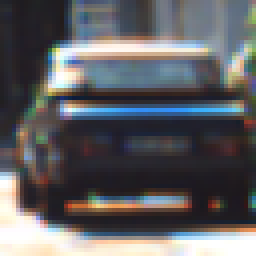
#> input picture train_images/1.png, 64 x 64 px (shown 4 times larger)
$ jupyter execute --allow-errors vehicle-detection.ipynb   (older library calls are emulated)
#> lines starting #> are read from the running program, lines starting #| are printed output that depends on the picture; after the words box and inside, x2 and y2 are one past the last pixel; in counts of white or black regions, pixels touching at a corner belong together
#> the sliders are set to image_path = ./train_images/1.png, color_s = {'RGB': 'RGB', 'Gray': 'Gray',, ori = 8, ppc = 8, cpb = 2, vis = True
[cell 1]
from ipywidgets import interact
import ipywidgets as widgets

import matplotlib.image as mpimg
import matplotlib.pyplot as plt
import numpy as np
import cv2
import glob
import time
import random
from skimage.feature import hog
from sklearn.utils import shuffle
from sklearn.model_selection import train_test_split
from sklearn.svm import LinearSVC
from sklearn.preprocessing import StandardScaler
import pickle

[cell 2]
# READ TRAINING DATASET

cars = glob.glob('vehicles/**/*.png', recursive=True)
notcars = glob.glob('non-vehicles/**/*.png', recursive=True)

print('Number of Cars:', len(cars))
print('Number of Non-Cars:', len(notcars))

# read images and append to list
car_images=[]
for image_path in cars:
    car_images.append(mpimg.imread(image_path))

print('Reading of Vehicle Images:', len(car_images))

noncar_images=[]
for image_path in notcars:
    noncar_images.append(mpimg.imread(image_path))

print("Reading of Non Vehicle Images:", len(noncar_images))

fig = plt.figure(figsize=(8, 16))
plt.subplot(121)
#> (the rest of this cell did not finish here and is left out)

[cell 3]
# HELPER FUNCTIONS

def convert_image(image, color_space='RGB'):
    # apply color conversion if other than 'RGB'
    if color_space != 'RGB':
        if color_space == 'HSV':
            feature_image = cv2.cvtColor(image, cv2.COLOR_RGB2HSV)
        elif color_space == 'LUV':
            feature_image = cv2.cvtColor(image, cv2.COLOR_RGB2LUV)
        elif color_space == 'HLS':
            feature_image = cv2.cvtColor(image, cv2.COLOR_RGB2HLS)
        elif color_space == 'YUV':
            feature_image = cv2.cvtColor(image, cv2.COLOR_RGB2YUV)
        elif color_space == 'YCrCb':
            feature_image = cv2.cvtColor(image, cv2.COLOR_RGB2YCrCb)
        elif color_space == 'Gray':
            feature_image = cv2.cvtColor(image, cv2.COLOR_RGB2GRAY)
    else: feature_image = np.copy(image)

    return feature_image

[cell 4]
# HELPER FUNCTIONS

# [36 lines left out: functions bin_spatial, color_hist, get_hog_features, not called in this run]

[cell 5]
# USE ipywidgets TO FIND SUITABLE HOG PARAMETERS

def extract_widget_features(image, color_space='RGB', visualize=False, orient=9,
                        pix_per_cell=8, cell_per_block=2, hog_channel=0):

    feature_image = convert_image(image,color_space)
    image_shape = feature_image.shape
    hog_features, hog_images = [], []
    #print('feature_image:', len(image_shape))
    if len(image_shape) == 2:
        hog_features, hog_images = get_hog_features(feature_image, orient,
                    pix_per_cell, cell_per_block, vis=visualize, feature_vec=True)
    else:
        for channel in range(len(image_shape)):
            hog_feature, hog_image = get_hog_features(feature_image[:,:,channel], orient,
                    pix_per_cell, cell_per_block, vis=visualize, feature_vec=True)
            hog_features.append(hog_feature)
            hog_images.append(hog_image)
    return hog_features, hog_images

def hog_feature_test(image_path, color_s, ori=5, ppc=8, cpb=2, vis=False):
#> called with image_path = './train_images/1.png', ori = 8, ppc = 8, cpb = 2, vis = True
    image = mpimg.imread(image_path)
#> image is the input picture: shape (64, 64, 3) float32; mean R, G, B 0.375, 0.374, 0.386
    hog_features, hog_images = extract_widget_features(image, color_space=color_s, orient=ori,
                        pix_per_cell=ppc, cell_per_block=cpb, visualize=vis)
    #print('hog_features:', len(hog_features))
    if len(hog_features) == 3:
        fig = plt.figure(figsize=(20, 40))
        plt.subplot(141)
        plt.imshow(image, cmap='gray')
        if hog_images[0] is not None:
            print('feature_vector:', len(hog_features[0]))
            print('hog image:', len(hog_images[0].ravel()))
            plt.title('Example Car Image')
            plt.subplot(142)
            plt.imshow(hog_images[0], cmap='gray')
            plt.title('Channel 1 Visualization')
            plt.subplot(143)
            plt.imshow(hog_images[1], cmap='gray')
            plt.title('Channel 2 Visualization')
            plt.subplot(144)
            plt.imshow(hog_images[2], cmap='gray')
            plt.title('Channel 3 Visualization')
    else:
        print('feature_vector:', len(hog_features))
        print('hog image:', len(hog_images.ravel()))
        fig = plt.figure()
        plt.subplot(121)
        plt.imshow(image, cmap='gray')
        plt.title('Example Car Image')
        plt.subplot(122)
        plt.imshow(hog_images, cmap='gray')
        plt.title('HOG Visualization')

#image = extract_features('./test_images/test1.jpg')
#> (the rest of this cell did not finish here and is left out)

[cell 6]
# EXTRACT FEATURES FOR TRAINING

def extract_spatial_hist_feature(images, color_space='RGB', spatial_size=(32, 32), hist_bins=32, hist_range=(0, 256)):
#> called with color_space = 'YUV', spatial_size = (16, 16), hist_bins = 32, hist_range = (0, 256)
    features = []
    # Iterate through the list of images
    for image in images:
        feature_image = convert_image(image, color_space)
        # Apply bin_spatial() to get spatial color features
        spatial_features = bin_spatial(feature_image, size=spatial_size)
        # Apply color_hist() also with a color space option now
        hist_features = color_hist(feature_image, nbins=hist_bins, bins_range=hist_range)
        # Append the new feature vector to the features list
        features.append(np.concatenate((spatial_features, hist_features)))
    return features

# Define a function to extract features from a list of images
# Have this function call bin_spatial() and color_hist()
def extract_hog_features(images, color_space='RGB', orient=9,
                        pix_per_cell=8, cell_per_block=2, hog_channel=0):
#> called with color_space = 'YUV', orient = 9, pix_per_cell = 8, cell_per_block = 2, hog_channel = 'ALL'
    features = []

    for image in images:
        feature_image = convert_image(image, color_space)

        # Call get_hog_features() with vis=False, feature_vec=True
        if hog_channel == 'ALL':
            hog_features = []
            for channel in range(feature_image.shape[2]):
                hog_features.append(get_hog_features(feature_image[:,:,channel],
                                    orient, pix_per_cell, cell_per_block,
                                    vis=False, feature_vec=True))
            hog_features = np.ravel(hog_features)
        else:
            hog_features = get_hog_features(feature_image[:,:,hog_channel], orient,
                        pix_per_cell, cell_per_block, vis=False, feature_vec=True)
        # Append the new feature vector to the features list
        features.append(hog_features)

    return features

[cell 7]
# THE TRAINING PIPELINE

def train_pipeline(car_features, notcar_features):
    # Create an array stack of feature vectors
    X = np.vstack((car_features, notcar_features)).astype(np.float64)

    # Define the labels vector
    y = np.hstack((np.ones(len(car_features)), np.zeros(len(notcar_features))))

    # Split up data into randomized training and test sets
    rand_state = np.random.randint(0, 100)
    X_train, y_train = shuffle(X, y)
    X_train, X_valid, y_train, y_valid = train_test_split(X_train, y_train, test_size = 0.2, random_state=rand_state)

    # Fit a per-column scaler only on the training data
    X_scaler = StandardScaler().fit(X_train)
    # Apply the scaler to X_train and X_test
    X_train = X_scaler.transform(X_train)
    X_valid = X_scaler.transform(X_valid)

    print('Feature vector length:', len(X_train[0]))
    # Use a linear SVC
    svc = LinearSVC()
    # Check the training time for the SVC
    t=time.time()
    svc.fit(X_train, y_train)
    t2 = time.time()
    print(round(t2-t, 2), 'Seconds to train SVC...')
    # Check the score of the SVC
    print('Test Accuracy of SVC = ', round(svc.score(X_valid, y_valid), 4))
    return svc, X_scaler

[cell 8]
# TRAIN SPATIAL & HISTOGRAM FEATURE

def color_classify(car_images, noncar_images, cspace='RGB', spatial=16, histbin=32):
    print('Using cspace:', cspace, 'with spatial binning of:',spatial, 'and', histbin,'histogram bins')
    t=time.time()
    car_features = extract_spatial_hist_feature(car_images, color_space=cspace, spatial_size=(spatial, spatial),
                            hist_bins=histbin, hist_range=(0, 256))
    notcar_features = extract_spatial_hist_feature(noncar_images, color_space=cspace, spatial_size=(spatial, spatial),
                            hist_bins=histbin, hist_range=(0, 256))
    t2 = time.time()
    print(round(t2-t, 2), 'Seconds to extract color feature...')
    train_pipeline(car_features, notcar_features)

[cell 9]
# TRAIN HOG FEATURE

def hog_classify(car_images, notcar_images, colorspace='RGB', orient=9,
                        pix_per_cell=8, cell_per_block=2, hog_channel=0):
    print('Using colorspace:', colorspace, 'with these details:',orient, pix_per_cell, cell_per_block,hog_channel)
    t=time.time()
    car_features = extract_hog_features(car_images, color_space=colorspace, orient=orient,
                        pix_per_cell=pix_per_cell, cell_per_block=cell_per_block,
                        hog_channel=hog_channel)
    notcar_features = extract_hog_features(notcar_images, color_space=colorspace, orient=orient,
                            pix_per_cell=pix_per_cell, cell_per_block=cell_per_block,
                            hog_channel=hog_channel)
    t2 = time.time()
    print(round(t2-t, 2), 'Seconds to extract hog feature')
    train_pipeline(car_features, notcar_features)

#> (a cell that did not finish here is left out)

#> (a cell that did not finish here is left out)

[cell 12]
# EXTRACT ALL FEATURES FROM A SIGNLE IMAGE

# [31 lines left out: function extract_all_features_single_image, not called in this run]

[cell 13]
# EXTRACT ALL FEATURES FROM A LIST OF IMAGES
# USE THIS FOR TRAINING
def extract_all_features_all_images(images, color_space='RGB', spatial_size=16,
                        hist_bins=32, hist_range=(0, 256), orient=9,
                        pix_per_cell=8, cell_per_block=2, hog_channel=0):
#> called with color_space = 'YUV', spatial_size = 16, hist_bins = 32, hist_range = (0, 256), orient = 9, pix_per_cell = 8, cell_per_block = 2, hog_channel = 'ALL'
    features = []
    print('Using colorspace:', color_space, 'with these details:', spatial_size, hist_bins, orient, pix_per_cell, cell_per_block,hog_channel)
    for image in images:
        image_features = extract_all_features_single_image(image, color_space, spatial_size,
                        hist_bins, hist_range, orient, pix_per_cell, cell_per_block, hog_channel)
        features.append(image_features)
    # Return list of feature vectors
    return features

[cell 14]
# CLASSIFIER WHICH COMBINES ALL FEATURES

def combined_classify(car_images, notcar_images, colorspace='RGB', spatial_size=16,
                        hist_bins=32, orient=9,
                        pix_per_cell=8, cell_per_block=2, hog_channel=0):
    t=time.time()
    car_features = extract_all_features_all_images(car_images, color_space=colorspace, spatial_size=spatial_size,
                        hist_bins=hist_bins, orient=orient,
                        pix_per_cell=pix_per_cell, cell_per_block=cell_per_block,
                        hog_channel=hog_channel)
    notcar_features = extract_all_features_all_images(notcar_images, color_space=colorspace, orient=orient,
                            pix_per_cell=pix_per_cell, cell_per_block=cell_per_block,
                            hog_channel=hog_channel)
    t2 = time.time()
    print(round(t2-t, 2), 'Seconds to extract all features:', colorspace, orient, pix_per_cell, cell_per_block, hog_channel)
    return train_pipeline(car_features, notcar_features)

#> (a cell that did not finish here is left out)

[cell 16]
# FINAL HYPERPARAMETERS

color_space = 'YUV'
orient = 9
pix_per_cell = 8
cell_per_block = 2
hog_channel = 'ALL'
spatial_size = 16
hist_bins = 32
y_start_stop = [400, 650] # Min and max in y to search in slide_window()
x_start_stop = [250, 1280] # Min and max in x to search in slide_window()

#> (a cell that did not finish here is left out)

#> (a cell that did not finish here is left out)

[cell 19]
def slide_window(img, x_start_stop=[None, None], y_start_stop=[None, None],
                    xy_window=(64, 64), xy_overlap=(0.5, 0.5)):
    # If x and/or y start/stop positions not defined, set to image size
    if x_start_stop[0] == None:
        x_start_stop[0] = 0
    if x_start_stop[1] == None:
        x_start_stop[1] = img.shape[1]
    if y_start_stop[0] == None:
        y_start_stop[0] = 0
    if y_start_stop[1] == None:
        y_start_stop[1] = img.shape[0]
    # Compute the span of the region to be searched
    xspan = x_start_stop[1] - x_start_stop[0]
    yspan = y_start_stop[1] - y_start_stop[0]
    # Compute the number of pixels per step in x/y
    nx_pix_per_step = np.int(xy_window[0]*(1 - xy_overlap[0]))
    ny_pix_per_step = np.int(xy_window[1]*(1 - xy_overlap[1]))
    # Compute the number of windows in x/y
    nx_buffer = np.int(xy_window[0]*(xy_overlap[0]))
    ny_buffer = np.int(xy_window[1]*(xy_overlap[1]))
    nx_windows = np.int((xspan-nx_buffer)/nx_pix_per_step)
    ny_windows = np.int((yspan-ny_buffer)/ny_pix_per_step)
    # Initialize a list to append window positions to
    window_list = []
    # Loop through finding x and y window positions
    # Note: you could vectorize this step, but in practice
    # you'll be considering windows one by one with your
    # classifier, so looping makes sense
    for ys in range(ny_windows):
        for xs in range(nx_windows):
            # Calculate window position
            startx = xs*nx_pix_per_step + x_start_stop[0]
            endx = startx + xy_window[0]
            starty = ys*ny_pix_per_step + y_start_stop[0]
            endy = starty + xy_window[1]

            # Append window position to list
            window_list.append(((startx, starty), (endx, endy)))
    # Return the list of windows
    return window_list

# Define a function to draw bounding boxes
def draw_boxes(img, bboxes, color=(0,0,255), thick=6):
    # Make a copy of the image
    imcopy = np.copy(img)
    # Iterate through the bounding boxes
    for bbox in bboxes:
        # Draw a rectangle given bbox coordinates
        cv2.rectangle(imcopy, bbox[0], bbox[1], color, thick)
    # Return the image copy with boxes drawn
    return imcopy

[cell 20]
# [70 lines left out: function detect_cars, not called in this run]

[cell 21]
# FIND ALL WINDOWS THAT WILL BE USED TO DETECT VEHICLE

image = mpimg.imread('./test_images/test3.jpg')
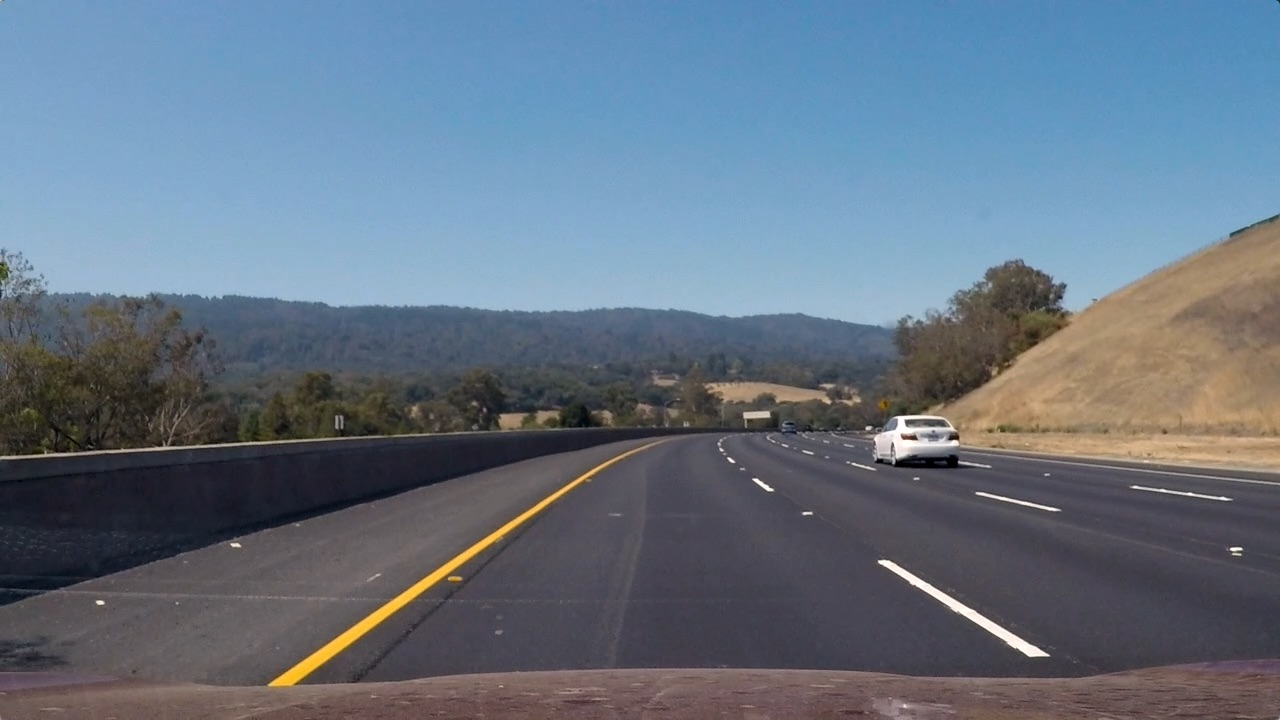
#> input picture test_images/test3.jpg, 1280 x 720 px
#> image is the input picture: shape (720, 1280, 3); mean R, G, B 101.1, 115.3, 130.7
draw_image = np.copy(image)
image = image.astype(np.float32)/255

windows0 = slide_window(image, x_start_stop=x_start_stop, y_start_stop=[400,500],
                    xy_window=(52, 52), xy_overlap=(0.5, 0.5))
#> windows0 = 76 items
windows1 = slide_window(image, x_start_stop=x_start_stop, y_start_stop=[400,500],
                    xy_window=(64, 64), xy_overlap=(0.5, 0.5))
#> windows1 = 62 items
windows2 = slide_window(image, x_start_stop=x_start_stop, y_start_stop=[400,600],
                    xy_window=(80, 80), xy_overlap=(0.5, 0.5))
#> windows2 = 96 items
windows3 = slide_window(image, x_start_stop=x_start_stop, y_start_stop=[400,600],
                    xy_window=(96, 96), xy_overlap=(0.4, 0.4))
#> windows3 = 34 items
windows4 = slide_window(image, x_start_stop=x_start_stop, y_start_stop=[400,600],
                    xy_window=(110, 110), xy_overlap=(0.4, 0.4))
#> windows4 = 28 items
windows5 = slide_window(image, x_start_stop=x_start_stop, y_start_stop=[400,660],
                    xy_window=(128, 128), xy_overlap=(0.5, 0.5))
#> windows5 = 45 items

windows= windows0 +  windows1  + windows2 + windows3 + windows4 + windows5
#> windows = 341 items
print('total windows:',len(windows))
#| total windows: 341
window_img = draw_boxes(draw_image, windows, thick=3)
#> the loop in draw_boxes, `for bbox in bboxes:` made 341 passes
#> bbox on passes 1 to 3: ((250, 400), (302, 452)), ((276, 400), (328, 452)), ((302, 400), (354, 452))
#> after the loop in draw_boxes, `for bbox in bboxes:`:
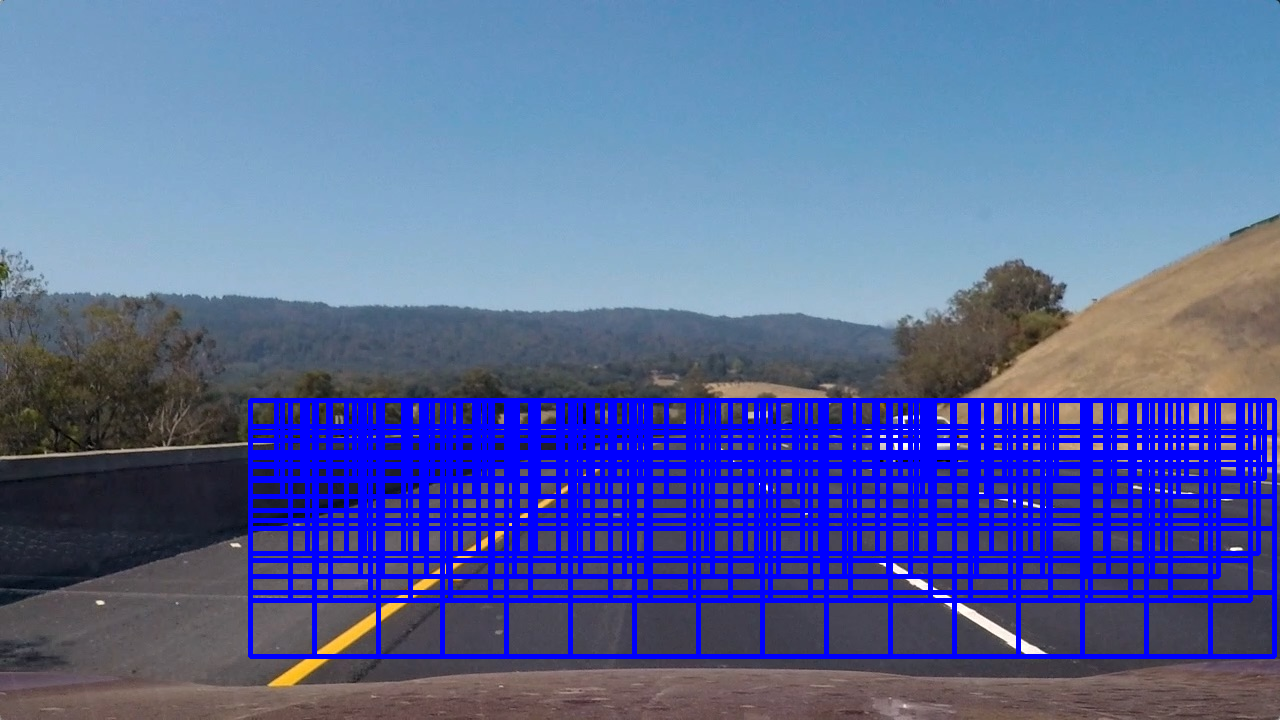
#> imcopy: shape (720, 1280, 3); 16.47% of pixels changed, all inside (x1, y1, x2, y2) = (248, 398, 1277, 659)
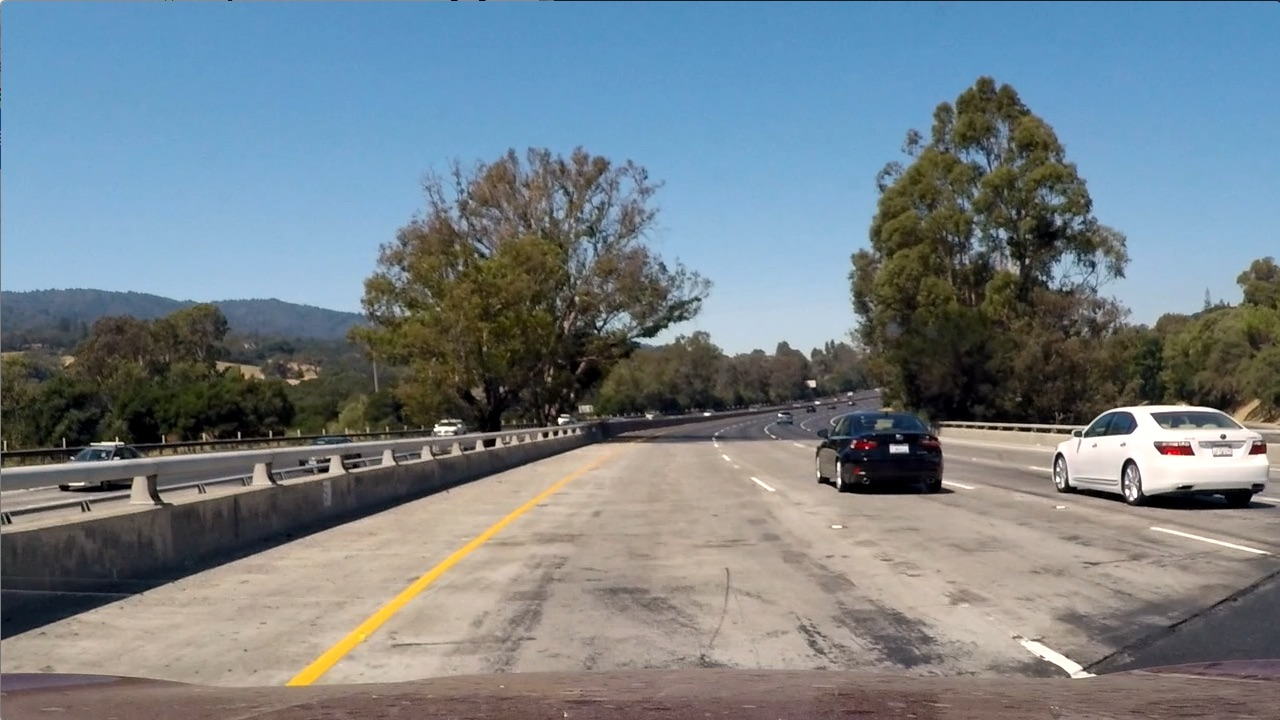
#> input picture test_images/test1.jpg, 1280 x 720 px
#> further down, image is the input picture: shape (720, 1280, 3); mean R, G, B 117.5, 128.7, 135.5
fig = plt.figure(figsize=(15,30))
plt.imshow(window_img)

[cell 22]
# RUN THE PIPELINE THROUGH TEST_IMAGES

test_images= glob.glob("./test_images/*.jpg")
f, axes= plt.subplots(len(test_images),2, figsize=(20,40))

#> (the rest of this cell did not finish here and is left out)

[cell 23]
# HEATMAP & THRESHOLD FUNCTIONS

from scipy.ndimage.measurements import label

# [48 lines left out: functions add_heat, apply_threshold, draw_labeled_bboxes, apply_heatmap, not called in this run]

[cell 24]
# THE FINAL CAR DETECTION PIPELINE

heatmap_threshold = 5

def car_search_pipeline(image, heatmap_visualize = True):
#> called with heatmap_visualize = True
    draw_image = np.copy(image)
    image = image.astype(np.float32)/255

    scales = [[0.8, 400, 500], [1, 400, 500], [1.25, 400, 600], [1.5, 400, 600], [1.8, 400, 600], [2, 400, 660]]
    hot_windows = []

    for scale in scales:
        bboxes = detect_cars(image, scale[1], scale[2], 250, 1280, scale[0], X_scaler = X_scaler, svc = classifier, color_space=color_space,
                        spatial_size=spatial_size, hist_bins=hist_bins,
                        orient=orient, pix_per_cell=pix_per_cell,
                        cell_per_block=cell_per_block,
                        hog_channel=hog_channel)
        if len(bboxes) > 0:
            for box in bboxes:
                hot_windows.append(box)
#> after the loop, hot_windows = []

    draw_img, heatmap = apply_heatmap(draw_image,hot_windows,heatmap_threshold)

    if heatmap_visualize:
        return draw_img, heatmap
    else:
        return draw_img
